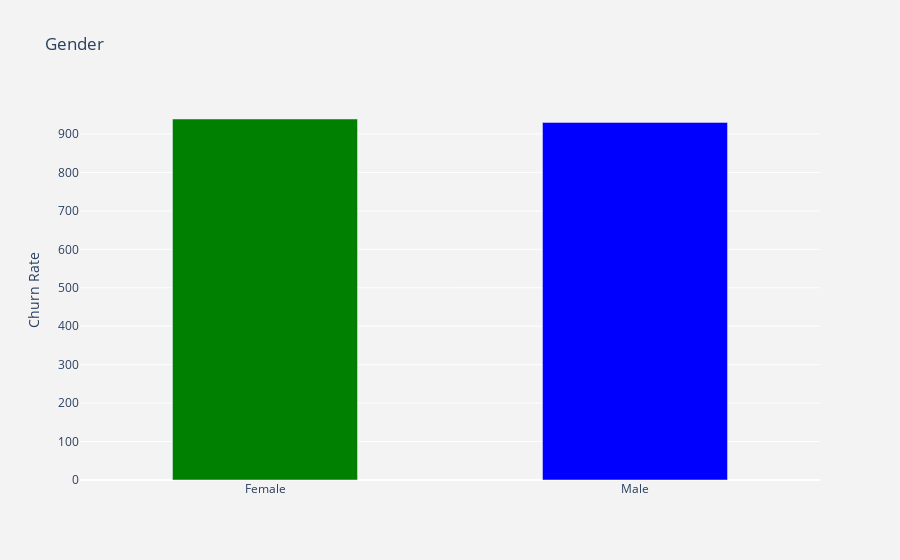

Notebook source saved alongside this figure:
### Code cell
df_plot = df_data.groupby('gender').Churn.sum().reset_index()
plot_data = [
    go.Bar(
        x=df_plot['gender'],
        y=df_plot['Churn'],
        width = [0.5, 0.5],
        marker=dict(
        color=['green', 'blue'])
    )
]
plot_layout = go.Layout(
        xaxis={"type": "category"},
        yaxis={"title": "Churn Rate"},
        title='Gender',
        plot_bgcolor  = 'rgb(243,243,243)',
        paper_bgcolor  = 'rgb(243,243,243)',
    )
fig = go.Figure(data=plot_data, layout=plot_layout)
pyoff.iplot(fig)

### Figure 1 — Plotly figure (JSON) as saved in the notebook; plotly's stock layout.template omitted (floating-point values rounded to 4 significant figures)
{"data": [{"marker": {"color": ["green", "blue"]}, "type": "bar", "width": [0.5, 0.5], "x": ["Female", "Male"], "y": [939, 930]}], "layout": {"paper_bgcolor": "rgb(243,243,243)", "plot_bgcolor": "rgb(243,243,243)", "title": {"text": "Gender"}, "xaxis": {"type": "category"}, "yaxis": {"title": {"text": "Churn Rate"}}}}
